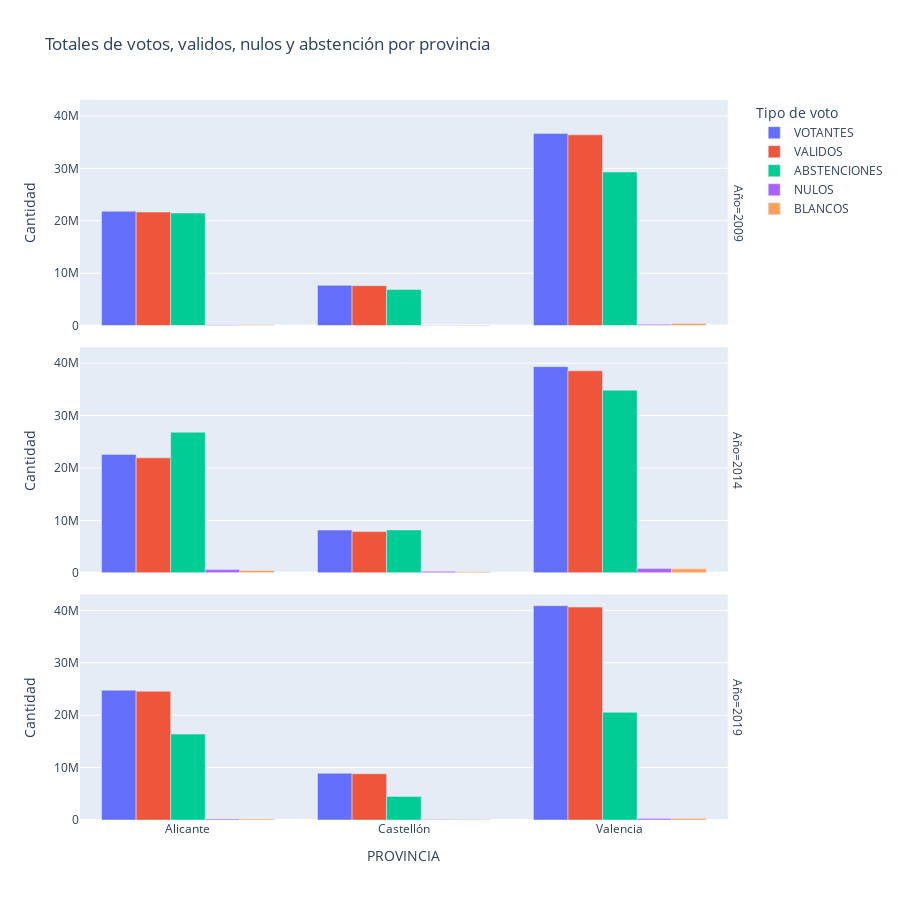

Notebook cell for this chart:
### Code cell
# Gráfico de barras por provincia
fig2 = px.bar(stats_provincia_pivot, x="PROVINCIA", y=["VOTANTES", "VALIDOS", "ABSTENCIONES","NULOS","BLANCOS"],
              barmode='group',
              facet_row="Año", #facet_col="Año",
              title="Totales de votos, validos, nulos y abstención por provincia",
              labels={"value": "Cantidad", "variable": "Tipo de voto"},height=900)

fig2.show()

### Figure 1 — Plotly figure (JSON) as saved in the notebook; plotly's stock layout.template omitted (floating-point values rounded to 4 significant figures)
{"data": [{"alignmentgroup": "True", "hovertemplate": "Tipo de voto=VOTANTES<br>Año=2009<br>PROVINCIA=%{x}<br>Cantidad=%{y}<extra></extra>", "legendgroup": "VOTANTES", "marker": {"color": "#636efa", "pattern": {"shape": ""}}, "name": "VOTANTES", "offsetgroup": "VOTANTES", "orientation": "v", "showlegend": true, "textposition": "auto", "type": "bar", "x": ["Alicante", "Castellón", "Valencia"], "xaxis": "x3", "y": [21804370, 7681975, 36630055], "yaxis": "y3"}, {"alignmentgroup": "True", "hovertemplate": "Tipo de voto=VOTANTES<br>Año=2014<br>PROVINCIA=%{x}<br>Cantidad=%{y}<extra></extra>", "legendgroup": "VOTANTES", "marker": {"color": "#636efa", "pattern": {"shape": ""}}, "name": "VOTANTES", "offsetgroup": "VOTANTES", "orientation": "v", "showlegend": false, "textposition": "auto", "type": "bar", "x": ["Alicante", "Castellón", "Valencia"], "xaxis": "x2", "y": [22575033, 8151663, 39322920], "yaxis": "y2"}, {"alignmentgroup": "True", "hovertemplate": "Tipo de voto=VOTANTES<br>Año=2019<br>PROVINCIA=%{x}<br>Cantidad=%{y}<extra></extra>", "legendgroup": "VOTANTES", "marker": {"color": "#636efa", "pattern": {"shape": ""}}, "name": "VOTANTES", "offsetgroup": "VOTANTES", "orientation": "v", "showlegend": false, "textposition": "auto", "type": "bar", "x": ["Alicante", "Castellón", "Valencia"], "xaxis": "x", "y": [24758624, 8911360, 40884320], "yaxis": "y"}, {"alignmentgroup": "True", "hovertemplate": "Tipo de voto=VALIDOS<br>Año=2009<br>PROVINCIA=%{x}<br>Cantidad=%{y}<extra></extra>", "legendgroup": "VALIDOS", "marker": {"color": "#EF553B", "pattern": {"shape": ""}}, "name": "VALIDOS", "offsetgroup": "VALIDOS", "orientation": "v", "showlegend": true, "textposition": "auto", "type": "bar", "x": ["Alicante", "Castellón", "Valencia"], "xaxis": "x3", "y": [21665420, 7622475, 36391810], "yaxis": "y3"}, {"alignmentgroup": "True", "hovertemplate": "Tipo de voto=VALIDOS<br>Año=2014<br>PROVINCIA=%{x}<br>Cantidad=%{y}<extra></extra>", "legendgroup": "VALIDOS", "marker": {"color": "#EF553B", "pattern": {"shape": ""}}, "name": "VALIDOS", "offsetgroup": "VALIDOS", "orientation": "v", "showlegend": false, "textposition": "auto", "type": "bar", "x": ["Alicante", "Castellón", "Valencia"], "xaxis": "x2", "y": [21932469, 7869849, 38525565], "yaxis": "y2"}, {"alignmentgroup": "True", "hovertemplate": "Tipo de voto=VALIDOS<br>Año=2019<br>PROVINCIA=%{x}<br>Cantidad=%{y}<extra></extra>", "legendgroup": "VALIDOS", "marker": {"color": "#EF553B", "pattern": {"shape": ""}}, "name": "VALIDOS", "offsetgroup": "VALIDOS", "orientation": "v", "showlegend": false, "textposition": "auto", "type": "bar", "x": ["Alicante", "Castellón", "Valencia"], "xaxis": "x", "y": [24554528, 8821088, 40611136], "yaxis": "y"}, {"alignmentgroup": "True", "hovertemplate": "Tipo de voto=ABSTENCIONES<br>Año=2009<br>PROVINCIA=%{x}<br>Cantidad=%{y}<extra></extra>", "legendgroup": "ABSTENCIONES", "marker": {"color": "#00cc96", "pattern": {"shape": ""}}, "name": "ABSTENCIONES", "offsetgroup": "ABSTENCIONES", "orientation": "v", "showlegend": true, "textposition": "auto", "type": "bar", "x": ["Alicante", "Castellón", "Valencia"], "xaxis": "x3", "y": [21460565, 6894195, 29296505], "yaxis": "y3"}, {"alignmentgroup": "True", "hovertemplate": "Tipo de voto=ABSTENCIONES<br>Año=2014<br>PROVINCIA=%{x}<br>Cantidad=%{y}<extra></extra>", "legendgroup": "ABSTENCIONES", "marker": {"color": "#00cc96", "pattern": {"shape": ""}}, "name": "ABSTENCIONES", "offsetgroup": "ABSTENCIONES", "orientation": "v", "showlegend": false, "textposition": "auto", "type": "bar", "x": ["Alicante", "Castellón", "Valencia"], "xaxis": "x2", "y": [26819325, 8175609, 34847046], "yaxis": "y2"}, {"alignmentgroup": "True", "hovertemplate": "Tipo de voto=ABSTENCIONES<br>Año=2019<br>PROVINCIA=%{x}<br>Cantidad=%{y}<extra></extra>", "legendgroup": "ABSTENCIONES", "marker": {"color": "#00cc96", "pattern": {"shape": ""}}, "name": "ABSTENCIONES", "offsetgroup": "ABSTENCIONES", "orientation": "v", "showlegend": false, "textposition": "auto", "type": "bar", "x": ["Alicante", "Castellón", "Valencia"], "xaxis": "x", "y": [16390048, 4501248, 20536832], "yaxis": "y"}, {"alignmentgroup": "True", "hovertemplate": "Tipo de voto=NULOS<br>Año=2009<br>PROVINCIA=%{x}<br>Cantidad=%{y}<extra></extra>", "legendgroup": "NULOS", "marker": {"color": "#ab63fa", "pattern": {"shape": ""}}, "name": "NULOS", "offsetgroup": "NULOS", "orientation": "v", "showlegend": true, "textposition": "auto", "type": "bar", "x": ["Alicante", "Castellón", "Valencia"], "xaxis": "x3", "y": [138950, 59500, 238245], "yaxis": "y3"}, {"alignmentgroup": "True", "hovertemplate": "Tipo de voto=NULOS<br>Año=2014<br>PROVINCIA=%{x}<br>Cantidad=%{y}<extra></extra>", "legendgroup": "NULOS", "marker": {"color": "#ab63fa", "pattern": {"shape": ""}}, "name": "NULOS", "offsetgroup": "NULOS", "orientation": "v", "showlegend": false, "textposition": "auto", "type": "bar", "x": ["Alicante", "Castellón", "Valencia"], "xaxis": "x2", "y": [642564, 281814, 797355], "yaxis": "y2"}, {"alignmentgroup": "True", "hovertemplate": "Tipo de voto=NULOS<br>Año=2019<br>PROVINCIA=%{x}<br>Cantidad=%{y}<extra></extra>", "legendgroup": "NULOS", "marker": {"color": "#ab63fa", "pattern": {"shape": ""}}, "name": "NULOS", "offsetgroup": "NULOS", "orientation": "v", "showlegend": false, "textposition": "auto", "type": "bar", "x": ["Alicante", "Castellón", "Valencia"], "xaxis": "x", "y": [204096, 90272, 273184], "yaxis": "y"}, {"alignmentgroup": "True", "hovertemplate": "Tipo de voto=BLANCOS<br>Año=2009<br>PROVINCIA=%{x}<br>Cantidad=%{y}<extra></extra>", "legendgroup": "BLANCOS", "marker": {"color": "#FFA15A", "pattern": {"shape": ""}}, "name": "BLANCOS", "offsetgroup": "BLANCOS", "orientation": "v", "showlegend": true, "textposition": "auto", "type": "bar", "x": ["Alicante", "Castellón", "Valencia"], "xaxis": "x3", "y": [226765, 98525, 389130], "yaxis": "y3"}, {"alignmentgroup": "True", "hovertemplate": "Tipo de voto=BLANCOS<br>Año=2014<br>PROVINCIA=%{x}<br>Cantidad=%{y}<extra></extra>", "legendgroup": "BLANCOS", "marker": {"color": "#FFA15A", "pattern": {"shape": ""}}, "name": "BLANCOS", "offsetgroup": "BLANCOS", "orientation": "v", "showlegend": false, "textposition": "auto", "type": "bar", "x": ["Alicante", "Castellón", "Valencia"], "xaxis": "x2", "y": [443625, 182988, 777777], "yaxis": "y2"}, {"alignmentgroup": "True", "hovertemplate": "Tipo de voto=BLANCOS<br>Año=2019<br>PROVINCIA=%{x}<br>Cantidad=%{y}<extra></extra>", "legendgroup": "BLANCOS", "marker": {"color": "#FFA15A", "pattern": {"shape": ""}}, "name": "BLANCOS", "offsetgroup": "BLANCOS", "orientation": "v", "showlegend": false, "textposition": "auto", "type": "bar", "x": ["Alicante", "Castellón", "Valencia"], "xaxis": "x", "y": [190752, 87616, 302432], "yaxis": "y"}], "layout": {"annotations": [{"font": {}, "showarrow": false, "text": "Año=2019", "textangle": 90, "x": 0.98, "xanchor": "left", "xref": "paper", "y": 0.1567, "yanchor": "middle", "yref": "paper"}, {"font": {}, "showarrow": false, "text": "Año=2014", "textangle": 90, "x": 0.98, "xanchor": "left", "xref": "paper", "y": 0.5, "yanchor": "middle", "yref": "paper"}, {"font": {}, "showarrow": false, "text": "Año=2009", "textangle": 90, "x": 0.98, "xanchor": "left", "xref": "paper", "y": 0.8433, "yanchor": "middle", "yref": "paper"}], "barmode": "group", "height": 900, "legend": {"title": {"text": "Tipo de voto"}, "tracegroupgap": 0}, "title": {"text": "Totales de votos, validos, nulos y abstención por provincia"}, "xaxis": {"anchor": "y", "domain": [0, 0.98], "title": {"text": "PROVINCIA"}}, "xaxis2": {"anchor": "y2", "domain": [0, 0.98], "matches": "x", "showticklabels": false}, "xaxis3": {"anchor": "y3", "domain": [0, 0.98], "matches": "x", "showticklabels": false}, "yaxis": {"anchor": "x", "domain": [0, 0.3133], "title": {"text": "Cantidad"}}, "yaxis2": {"anchor": "x2", "domain": [0.3433, 0.6567], "matches": "y", "title": {"text": "Cantidad"}}, "yaxis3": {"anchor": "x3", "domain": [0.6867, 1.0], "matches": "y", "title": {"text": "Cantidad"}}}}
